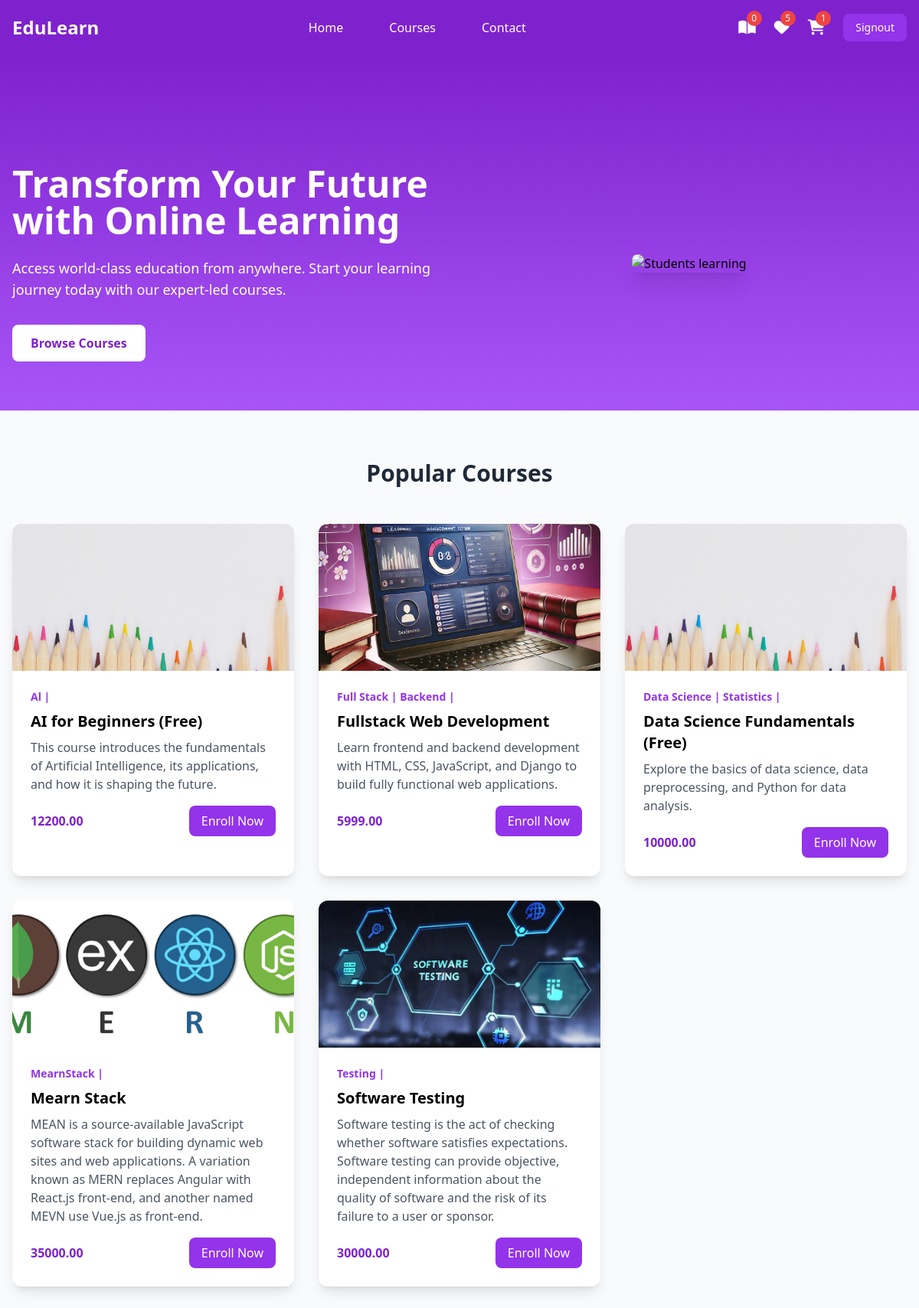
The app's page /student/index/ (signed in) with its own data.
### instructor/models.py (models this page shows, shortened)
class User(AbstractUser):
    ROLE_CHOICES =(
        ("instructor","Instructor"),
        ("student","Student")
    )
    role=models.CharField(max_length=20,choices=ROLE_CHOICES,default="student")

class Course(models.Model):
    title=models.CharField(max_length=200)
    description=models.TextField()
    price=models.DecimalField(decimal_places=2,max_digits=7)
    owner=models.ForeignKey(User,on_delete=models.SET_NULL,related_name="courses",null=True)
    is_free=models.BooleanField(default=False)
    picture=models.ImageField(upload_to="courseimages",null=True,blank=True,default="courseimages/default.png")
    thumbnail=EmbedVideoField()
    category_objects=models.ManyToManyField(Category)
    created_at=models.DateTimeField(auto_now_add=True)
    updated_at=models.DateTimeField(auto_now=True)

class Category(models.Model):
    name=models.CharField(max_length=200,unique=True)
    def __str__(self):
        return self.name

### student/views.py (the view)
# urls.py: path("index/",views.IndexView.as_view(),name="index"),
@method_decorator(signin_required,name="dispatch")
class IndexView(View):
   def get(self,request,*args,**kwargs):
       all_courses=Course.objects.all()
       purchased_courses=Order.objects.filter(student=request.user).values_list("course_objects",flat=True)
       print(purchased_courses,"=========================")
       return render(request,"home.html",{"courses":all_courses,"purchased_courses":purchased_courses})

### student/context_processors.py (called while the page is built)
def course_context(request):
    count=0
    if request.user.is_authenticated:
        orders=request.user.purchase.filter(is_paid=True)
        count=len([c for o in orders for c in o.course_objects.all()])
    return{"count":count}

### student/decorator.py (called while the page is built)
def signin_required(fn):
    def wrapper(request,*args,**kwargs):
        if not request.user.is_authenticated:
            messages.error(request,"invalid session")
            return redirect("signin")
        else:
            return fn(request,*args,**kwargs)
    return wrapper

### student/templates/home.html
{%extends 'base.html'%}
{%block main_block%}
<section class="pt-20 bg-gradient-to-b from-purple-700 to-purple-500">
    <div class="max-w-screen-xl mx-auto px-4 py-16 grid md:grid-cols-2 gap-8 items-center">
        <div class="text-white">
            <h1 class="text-4xl md:text-5xl font-bold mb-6">Transform Your Future with Online Learning</h1>
            <p class="text-lg mb-8">Access world-class education from anywhere. Start your learning journey today with our expert-led courses.</p>
            <button class="bg-white text-purple-700 hover:bg-purple-100 px-6 py-3 rounded-lg font-semibold transition duration-300">
                Browse Courses
            </button>
        </div>
        <div class="flex justify-center">
            <img src="/api/placeholder/600/400" alt="Students learning" class="rounded-lg shadow-xl">
        </div>
    </div>
</section>
<section class="max-w-screen-xl mx-auto px-4 py-16">
    <h2 class="text-3xl font-bold text-center mb-12 text-gray-800">Popular Courses</h2>
    <div class="grid grid-cols-1 md:grid-cols-3 gap-8">
        {%for c in courses%}
        <div class="bg-white rounded-xl shadow-lg overflow-hidden transform transition duration-300 hover:scale-105 hover:shadow-xl">
            <img src="{{c.picture.url}}" alt="Course 1" class="w-full h-48 object-cover">
            <div class="p-6">
                <div class="text-purple-600 text-sm font-semibold mb-2">
                    {%for cat in c.category_objects.all%}
                        <span>{{cat}} |</span>
                    {%endfor%}
                </div>
                <h3 class="text-xl font-bold mb-2">{{c.title}}</h3>
                <p class="text-gray-600 mb-4">{{c.description}}</p>
                <div class="flex justify-between items-center">
                    <span class="text-purple-700 font-bold">{{c.price}}</span>
                        {%if c.id in purchased_courses%}
                        <a href="" class="bg-purple-600 text-white px-4 py-2 rounded-lg hover:bg-purple-700 transition duration-300">
                            Enrolled
                        </a>
                        {%else%}
                        <a href="{%url 'course-detail' c.id%}" class="bg-purple-600 text-white px-4 py-2 rounded-lg hover:bg-purple-700 transition duration-300">
                            Enroll Now
                        </a>
                        {%endif%}
                </div>
            </div>
        </div>
        {%endfor%}
    </div>
</section>
{%endblock%}

### student/templates/base.html (shortened to what this page needs)
<!DOCTYPE html>
<html lang="en">
<head>
    <script src="https://cdn.tailwindcss.com"></script>
    <link href="https://cdnjs.cloudflare.com/ajax/libs/font-awesome/6.0.0/css/all.min.css" rel="stylesheet">
</head>
<body class="bg-gray-50">
    <nav class="bg-purple-700 fixed w-full z-20 top-0 left-0 sticky">
        <div class="max-w-screen-xl flex flex-wrap items-center justify-between mx-auto p-4">
            <a href="#" class="flex items-center">
                <span class="self-center text-2xl font-semibold text-white">EduLearn</span>
            </a>
            <div class="items-center justify-between hidden w-full md:flex md:w-auto md:order-1">
                <ul class="flex flex-col p-4 md:p-0 mt-4 font-medium md:flex-row md:space-x-8 md:mt-0">
                    <li><a href="{%url 'index'%}" class="block py-2 pl-3 pr-4 text-white hover:text-purple-200">Home</a></li>
                    <li><a href="{%url 'mycourses'%}" class="block py-2 pl-3 pr-4 text-white hover:text-purple-200">Courses</a></li>
                    <li><a href="{%url 'contact'%}" class="block py-2 pl-3 pr-4 text-white hover:text-purple-200">Contact</a></li>
                </ul>
            </div>
            <div class="flex items-center space-x-6 md:order-2">
                <div class="relative group">
                    <a href="{%url 'mycourses'%}" class="text-white hover:text-purple-200">
                        <i class="fas fa-book-open text-xl"></i>
                        <span class="absolute -top-2 -right-2 bg-red-500 text-white text-xs rounded-full h-5 w-5 flex items-center justify-center">{{count}}</span>
                    </a>
                </div>
                <div class="relative group">
                    <a href="#" class="text-white hover:text-purple-200">
                        <i class="fas fa-heart text-xl"></i>
                        <span class="absolute -top-2 -right-2 bg-red-500 text-white text-xs rounded-full h-5 w-5 flex items-center justify-center">5</span>
                    </a>
                </div>
                <div class="relative group">
                    <a href="{%url 'cart-summary'%}" class="text-white hover:text-purple-200">
                        <i class="fas fa-shopping-cart text-xl"></i>
                        <span class="absolute -top-2 -right-2 bg-red-500 text-white text-xs rounded-full h-5 w-5 flex items-center justify-center">{{request.user.basket.all.count}}</span>
                    </a>
                </div>
                  <a href="{%url 'signout'%}">
                    <button class="text-white bg-purple-600 hover:bg-purple-800 focus:ring-4 focus:outline-none focus:ring-purple-300 font-medium rounded-lg text-sm px-4 py-2 text-center">Signout</button>
                  </a>
                </div>
        </div>
    </nav>
    <div class="sticky top-10">
        {%block main_block%}
        {%endblock%}
    </div>
</body>
</html>

### records on screen
User: user.basket.all.count "1"
Course: picture (picture), title "AI for Beginners (Free)", description "This course introduces the fundamentals of Artificial Intelligence, its applications, and how it is shaping the future.", price "12200.00", shows "Enroll Now"
Category: name "Al"
Course: picture (picture), title "Fullstack Web Development", description "Learn frontend and backend development with HTML, CSS, JavaScript, and Django to build fully functional web applications.", price "5999.00", shows "Enroll Now"
Category: name "Full Stack"
Category: name "Backend"
Course: picture (picture), title "Data Science Fundamentals (Free)", description "Explore the basics of data science, data preprocessing, and Python for data analysis.", price "10000.00", shows "Enroll Now"
Category: name "Data Science"
Category: name "Statistics"
Course: picture (picture), title "Mearn Stack", description "MEAN is a source-available JavaScript software stack for building dynamic web sites and web applications. A variation known as MERN replaces Angular with React.js front-end, and another named MEVN use Vue.js as front-end.", price "35000.00", shows "Enroll Now"
Category: name "MearnStack"
Course: picture (picture), title "Software Testing", description "Software testing is the act of checking whether software satisfies expectations. Software testing can provide objective, independent information about the quality of software and the risk of its failure to a user or sponsor.", price "30000.00", shows "Enroll Now"
Category: name "Testing"

### other values on screen
{{ count }} "0"
